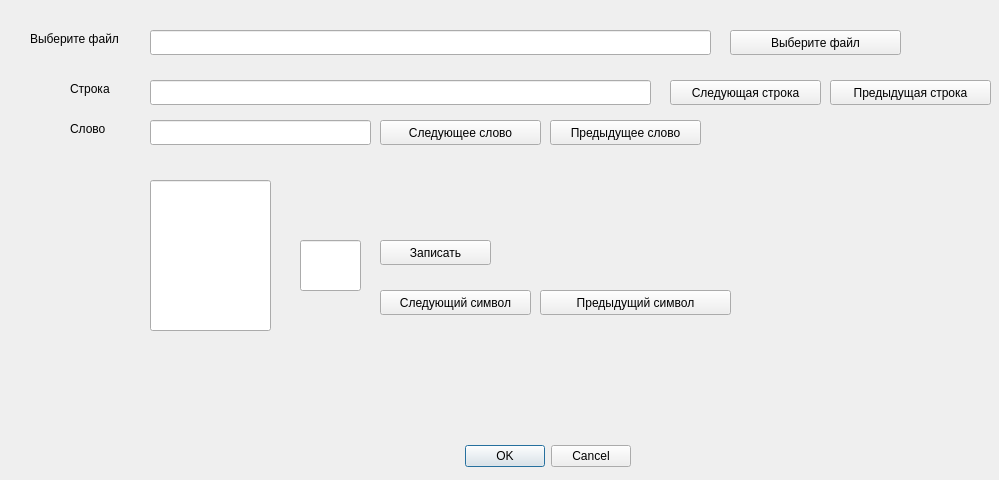
<?xml version="1.0" encoding="UTF-8"?>
<ui version="4.0">
 <class>Main_Wind</class>
 <widget class="QDialog" name="Main_Wind">
  <property name="geometry">
   <rect>
    <x>0</x>
    <y>0</y>
    <width>999</width>
    <height>480</height>
   </rect>
  </property>
  <property name="windowTitle">
   <string>Dialog</string>
  </property>
  <widget class="QDialogButtonBox" name="buttonBox">
   <property name="geometry">
    <rect>
     <x>10</x>
     <y>440</y>
     <width>621</width>
     <height>32</height>
    </rect>
   </property>
   <property name="orientation">
    <enum>Qt::Horizontal</enum>
   </property>
   <property name="standardButtons">
    <set>QDialogButtonBox::Cancel|QDialogButtonBox::Ok</set>
   </property>
  </widget>
  <widget class="QLabel" name="Dialog_file_label">
   <property name="geometry">
    <rect>
     <x>30</x>
     <y>30</y>
     <width>121</width>
     <height>17</height>
    </rect>
   </property>
   <property name="text">
    <string>Выберите файл</string>
   </property>
  </widget>
  <widget class="QLineEdit" name="lineEdit">
   <property name="geometry">
    <rect>
     <x>150</x>
     <y>30</y>
     <width>561</width>
     <height>25</height>
    </rect>
   </property>
  </widget>
  <widget class="QLabel" name="label">
   <property name="geometry">
    <rect>
     <x>70</x>
     <y>80</y>
     <width>67</width>
     <height>17</height>
    </rect>
   </property>
   <property name="text">
    <string>Строка</string>
   </property>
  </widget>
  <widget class="QLineEdit" name="lineEdit_2">
   <property name="geometry">
    <rect>
     <x>150</x>
     <y>80</y>
     <width>501</width>
     <height>25</height>
    </rect>
   </property>
  </widget>
  <widget class="QLabel" name="label_2">
   <property name="geometry">
    <rect>
     <x>70</x>
     <y>120</y>
     <width>67</width>
     <height>17</height>
    </rect>
   </property>
   <property name="text">
    <string>Слово</string>
   </property>
  </widget>
  <widget class="QLineEdit" name="lineEdit_3">
   <property name="geometry">
    <rect>
     <x>150</x>
     <y>120</y>
     <width>221</width>
     <height>25</height>
    </rect>
   </property>
  </widget>
  <widget class="QPushButton" name="pushButton">
   <property name="geometry">
    <rect>
     <x>670</x>
     <y>80</y>
     <width>151</width>
     <height>25</height>
    </rect>
   </property>
   <property name="text">
    <string>Следующая строка</string>
   </property>
  </widget>
  <widget class="QPushButton" name="pushButton_2">
   <property name="geometry">
    <rect>
     <x>830</x>
     <y>80</y>
     <width>161</width>
     <height>25</height>
    </rect>
   </property>
   <property name="text">
    <string>Предыдущая строка</string>
   </property>
  </widget>
  <widget class="QPushButton" name="pushButton_3">
   <property name="geometry">
    <rect>
     <x>380</x>
     <y>120</y>
     <width>161</width>
     <height>25</height>
    </rect>
   </property>
   <property name="text">
    <string>Следующее слово</string>
   </property>
  </widget>
  <widget class="QPushButton" name="pushButton_4">
   <property name="geometry">
    <rect>
     <x>550</x>
     <y>120</y>
     <width>151</width>
     <height>25</height>
    </rect>
   </property>
   <property name="text">
    <string>Предыдущее слово</string>
   </property>
  </widget>
  <widget class="QLineEdit" name="lineEdit_4">
   <property name="geometry">
    <rect>
     <x>150</x>
     <y>180</y>
     <width>121</width>
     <height>151</height>
    </rect>
   </property>
  </widget>
  <widget class="QLineEdit" name="lineEdit_5">
   <property name="geometry">
    <rect>
     <x>300</x>
     <y>240</y>
     <width>61</width>
     <height>51</height>
    </rect>
   </property>
  </widget>
  <widget class="QPushButton" name="pushButton_5">
   <property name="geometry">
    <rect>
     <x>380</x>
     <y>290</y>
     <width>151</width>
     <height>25</height>
    </rect>
   </property>
   <property name="text">
    <string>Следующий символ</string>
   </property>
  </widget>
  <widget class="QPushButton" name="pushButton_6">
   <property name="geometry">
    <rect>
     <x>540</x>
     <y>290</y>
     <width>191</width>
     <height>25</height>
    </rect>
   </property>
   <property name="text">
    <string>Предыдущий символ</string>
   </property>
  </widget>
  <widget class="QPushButton" name="pushButton_7">
   <property name="geometry">
    <rect>
     <x>380</x>
     <y>240</y>
     <width>111</width>
     <height>25</height>
    </rect>
   </property>
   <property name="text">
    <string>Записать</string>
   </property>
  </widget>
  <widget class="QPushButton" name="pushButton_8">
   <property name="geometry">
    <rect>
     <x>730</x>
     <y>30</y>
     <width>171</width>
     <height>25</height>
    </rect>
   </property>
   <property name="text">
    <string>Выберите файл</string>
   </property>
  </widget>
 </widget>
 <resources/>
 <connections>
  <connection>
   <sender>buttonBox</sender>
   <signal>accepted()</signal>
   <receiver>Main_Wind</receiver>
   <slot>accept()</slot>
   <hints>
    <hint type="sourcelabel">
     <x>248</x>
     <y>254</y>
    </hint>
    <hint type="destinationlabel">
     <x>157</x>
     <y>274</y>
    </hint>
   </hints>
  </connection>
  <connection>
   <sender>buttonBox</sender>
   <signal>rejected()</signal>
   <receiver>Main_Wind</receiver>
   <slot>reject()</slot>
   <hints>
    <hint type="sourcelabel">
     <x>316</x>
     <y>260</y>
    </hint>
    <hint type="destinationlabel">
     <x>286</x>
     <y>274</y>
    </hint>
   </hints>
  </connection>
 </connections>
</ui>
